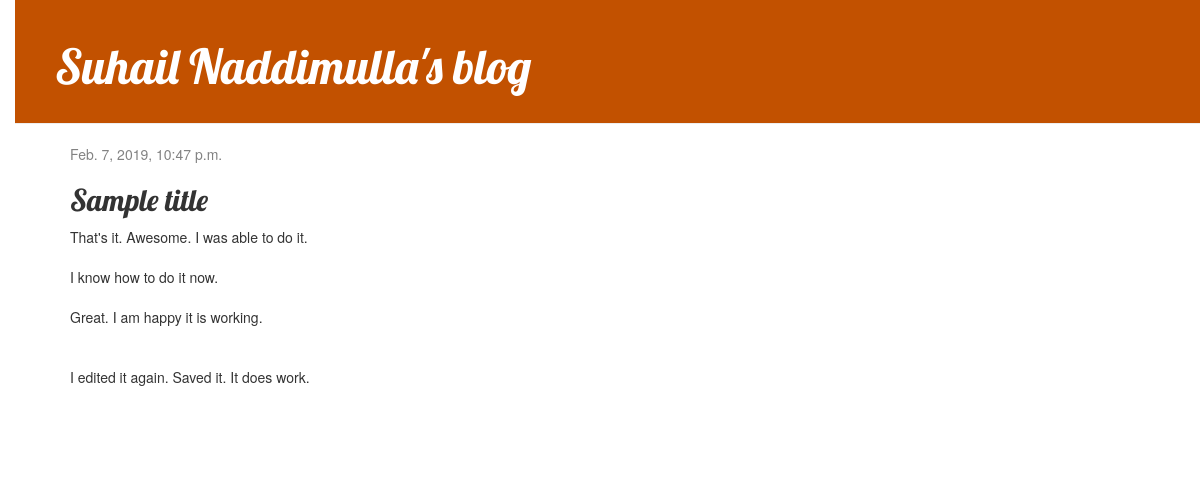
The app's page /post/2/ with its own data.
### blog/models.py (models this page shows, shortened)
class Post(models.Model):
    author = models.ForeignKey(settings.AUTH_USER_MODEL, on_delete=models.CASCADE)
    title = models.CharField(max_length=200)
    text = models.TextField()
    created_date = models.DateTimeField(default=timezone.now)
    published_date = models.DateTimeField(blank=True, null=True)

### blog/views.py (the view)
# urls.py: path('post/<int:pk>/', views.post_detail, name='post_detail'),
def post_detail(request, pk):
    post = get_object_or_404(Post, pk=pk)
    return render(request, 'blog/post_detail.html', {'post': post})

### blog/templates/blog/post_detail.html (shortened to what this page needs)
{% extends 'blog/base.html' %}
{% block content %}
    <div class="post">
        {% if post.published_date %}
            <div class="date">
                {{ post.published_date }}
            </div>
        {% endif %}
        <h2>{{ post.title }}</h2>
        <p>{{ post.text|linebreaksbr }}</p>
    </div>
{% endblock %}

### blog/static/css/blog.css (style rules this page uses)
body { padding-left: 15px; }
h1, h2, h3, h4 { font-family: 'Lobster', cursive; }
.date { color: #828282; }
.post { margin-bottom: 70px; }

### records on screen
Post: published_date "Feb. 7, 2019, 10:47 p.m.", title "Sample title", text "That's it. Awesome. I was able to do it. I know how to do it now. Great. I am happy it is working. I edited it again. Saved it. It does work."
